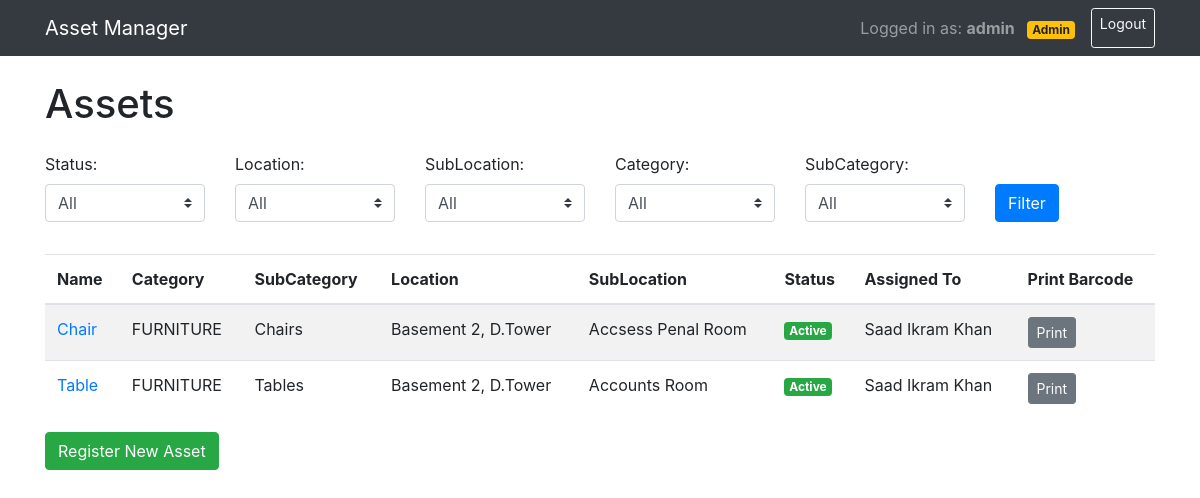
The app's page /assets (signed in) with its own data.
### app/models.py (models this page shows, shortened)
class Asset(db.Model):
    id = db.Column(db.Integer, primary_key=True)
    name = db.Column(db.String(100), nullable=False)
    category_id = db.Column(db.Integer, db.ForeignKey('category.id'), nullable=False)
    subcategory_id = db.Column(db.Integer, db.ForeignKey('sub_category.id'), nullable=False)
    location_id = db.Column(db.Integer, db.ForeignKey('location.id'), nullable=False)
    sublocation_id = db.Column(db.Integer, db.ForeignKey('sub_location.id'), nullable=False)
    status = db.Column(db.String(50), nullable=False)
    assigned_to = db.Column(db.String(100))
    purchased_on = db.Column(db.Date, nullable=False)
    serial_number = db.Column(db.String(100), unique=True, nullable=False)
    unit_of_measure = db.Column(db.String(10), default='number')  # ft., sqft., number, tr.
    quantity = db.Column(db.Float, default=1.0)
    category = db.relationship('Category', backref='assets')
    subcategory = db.relationship('SubCategory', backref='assets')
    location = db.relationship('Location', backref='assets')
    sub_location = db.relationship('SubLocation', backref='assets')

class Category(db.Model):
    id = db.Column(db.Integer, primary_key=True)
    name = db.Column(db.String(50), unique=True, nullable=False)
    code = db.Column(db.String(10), unique=True, nullable=False)

class SubCategory(db.Model):
    id = db.Column(db.Integer, primary_key=True)
    name = db.Column(db.String(50), nullable=False)
    code = db.Column(db.String(10), nullable=False)
    category_id = db.Column(db.Integer, db.ForeignKey('category.id'), nullable=False)

class Location(db.Model):
    id = db.Column(db.Integer, primary_key=True)
    name = db.Column(db.String(50), unique=True, nullable=False)
    code = db.Column(db.String(10), unique=True, nullable=False)

class SubLocation(db.Model):
    id = db.Column(db.Integer, primary_key=True)
    name = db.Column(db.String(50), nullable=False)
    code = db.Column(db.String(10), nullable=False)
    location_id = db.Column(db.Integer, db.ForeignKey('location.id'), nullable=False)

### app/views.py (the view)
@app.route('/assets', methods=['GET'])
@login_required
def list_assets():
    status_filter = request.args.get('status')
    location_filter = request.args.get('location')
    sublocation_filter = request.args.get('sublocation')
    category_filter = request.args.get('category')
    subcategory_filter = request.args.get('subcategory')
    query = Asset.query
    if status_filter:
        query = query.filter_by(status=status_filter)
    if location_filter:
        query = query.filter_by(location_id=location_filter)
    if sublocation_filter:
        query = query.filter_by(sublocation_id=sublocation_filter)
    if category_filter:
        query = query.filter_by(category_id=category_filter)
    if subcategory_filter:
        query = query.filter_by(subcategory_id=subcategory_filter)
    assets = query.all()
    categories = Category.query.all()
    subcategories = SubCategory.query.all()
    locations = Location.query.all()
    sublocations = SubLocation.query.all()
    return render_template('assets_list.html', assets=assets, categories=categories, subcategories=subcategories, locations=locations, sublocations=sublocations)

### app/views.py (called while the page is built)
def login_required(f):
    @wraps(f)
    def decorated_function(*args, **kwargs):
        if 'user_id' not in session:
            flash('Please login to access this page.', 'error')
            return redirect(url_for('login', next=request.url))
        return f(*args, **kwargs)
    return decorated_function

### app/templates/assets_list.html (shortened to what this page needs)
{% extends 'base.html' %}
{% block content %}
    <h1 class="mb-4">Assets</h1>
    <form method="get" action="" class="mb-4">
        <div class="row">
            <div class="col-md-2 mb-2">
                <label for="status">Status:</label>
                <select id="status" name="status" class="custom-select">
                    <option value="" {% if not request.args.get('status') %}selected{% endif %}>All</option>
                </select>
            </div>
            <div class="col-md-2 mb-2">
                <label for="location">Location:</label>
                <select id="location" name="location" class="custom-select">
                    <option value="" {% if not request.args.get('location') %}selected{% endif %}>All</option>
                </select>
            </div>
            <div class="col-md-2 mb-2">
                <label for="sublocation">SubLocation:</label>
                <select id="sublocation" name="sublocation" class="custom-select">
                    <option value="" {% if not request.args.get('sublocation') %}selected{% endif %}>All</option>
                </select>
            </div>
            <div class="col-md-2 mb-2">
                <label for="category">Category:</label>
                <select id="category" name="category" class="custom-select">
                    <option value="" {% if not request.args.get('category') %}selected{% endif %}>All</option>
                </select>
            </div>
            <div class="col-md-2 mb-2">
                <label for="subcategory">SubCategory:</label>
                <select id="subcategory" name="subcategory" class="custom-select">
                    <option value="" {% if not request.args.get('subcategory') %}selected{% endif %}>All</option>
                </select>
            </div>
            <div class="col-md-2 mb-2 d-flex align-items-end">
                <button type="submit" class="btn btn-primary">Filter</button>
            </div>
        </div>
    </form>
    <table class="table table-striped">
        <thead>
            <tr>
                <th>Name</th>
                <th>Category</th>
                <th>SubCategory</th>
                <th>Location</th>
                <th>SubLocation</th>
                <th>Status</th>
                <th>Assigned To</th>
                <th>Print Barcode</th>
            </tr>
        </thead>
        <tbody>
            {% for asset in assets %}
            <tr>
                <td><a href="{{ url_for('asset_detail', asset_id=asset.id) }}">{{ asset.name }}</a></td>
                <td>{{ asset.category.name }}</td>
                <td>{{ asset.subcategory.name }}</td>
                <td>{{ asset.location.name }}</td>
                <td>{{ asset.sub_location.name }}</td>
                <td>
                    <span class="badge badge-{% if asset.status == 'Active' %}success{% elif asset.status == 'Free' %}info{% elif asset.status == 'Under Repair' %}warning{% else %}danger{% endif %}">
                        {{ asset.status }}
                    </span>
                </td>
                <td>{{ asset.assigned_to or '-' }}</td>
                <td>
                    <button onclick="printBarcode({{ asset.id }}, '{{ asset.serial_number }}')" class="btn btn-sm btn-secondary">Print</button>
                </td>
            </tr>
            {% endfor %}
        </tbody>
    </table>
            {% if session.get('role') == 'admin' %}
            <a href="{{ url_for('register_asset') }}" class="btn btn-success">Register New Asset</a>
            {% endif %}
{% endblock %}

### records on screen
Asset: name "Chair", category.name "FURNITURE", subcategory.name "Chairs", location.name "Basement 2, D.Tower", sub_location.name "Accsess Penal Room", status "Active", assigned_to "Saad Ikram Khan"
Asset: name "Table", category.name "FURNITURE", subcategory.name "Tables", location.name "Basement 2, D.Tower", sub_location.name "Accounts Room", status "Active", assigned_to "Saad Ikram Khan"

### other values on screen
{{ session.get('username') }} "admin"
